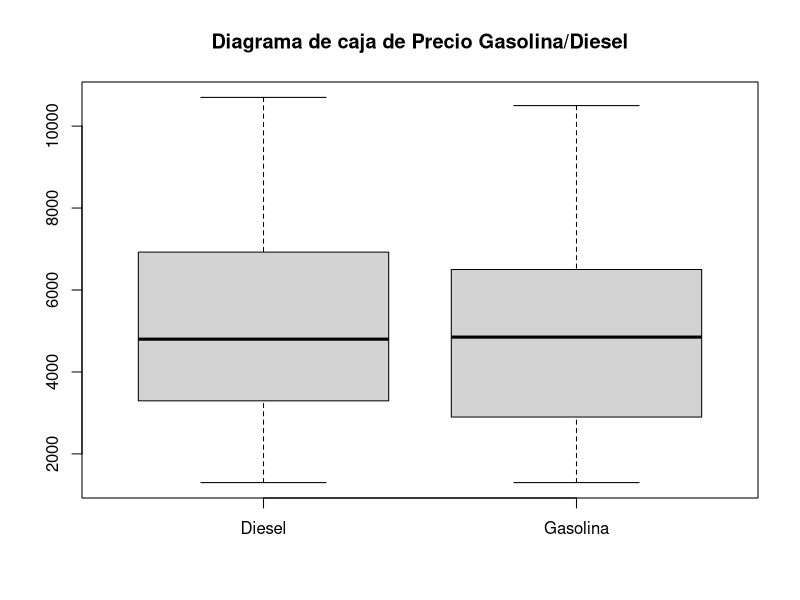
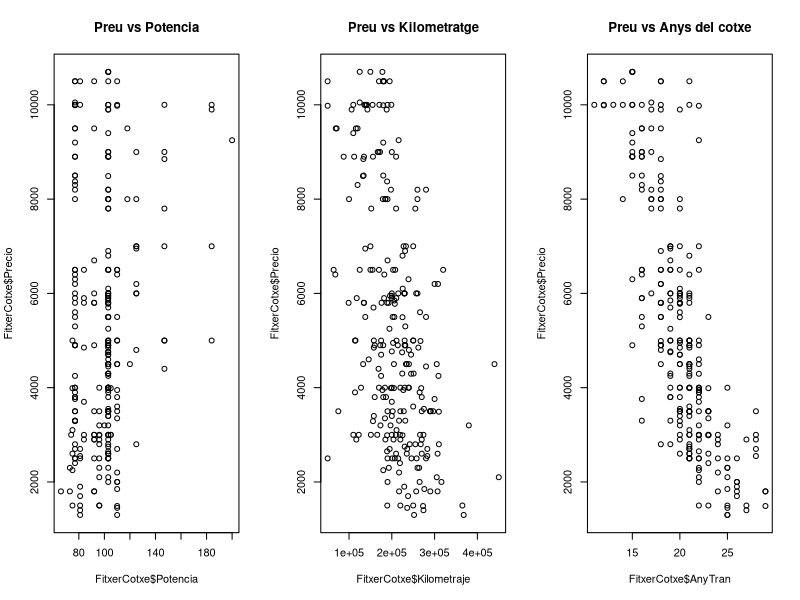

Here is the R script that generated these plots, in order:
## ---- chunk 1
knitr::opts_chunk$set(echo = TRUE)
## ---- chunk 2
#Llibreria per a crear taules resum
library(knitr)
library(kableExtra)
#Lliberia readr per llegir
library(readr)
library(plyr)
library(dplyr)
library(tidyverse)
library(lubridate)
library(nortest)



FitxerCotxe <- read.csv(file="Audis A3.csv", fill = TRUE, encoding="UTF-8", stringsAsFactors = F)
## ---- chunk 3

summary(FitxerCotxe)

str(FitxerCotxe)

cat("Files i columnes","\n")
nrow(FitxerCotxe)
ncol(FitxerCotxe)

## ---- chunk 4
FitxerCotxe <- FitxerCotxe [,c(-1:-2)]

head(FitxerCotxe)
## ---- chunk 5
FitxerCotxe[FitxerCotxe$Cambio == "Manual", "Cambio"] = "M"

FitxerCotxe[(str_which(FitxerCotxe$Cambio, "Autom")), "Cambio"] = "A"
FitxerCotxe[(str_which(FitxerCotxe$Combustible, "Di")), "Combustible"] = "D"

FitxerCotxe[FitxerCotxe$Combustible == "Gasolina", "Combustible"] = "G"

FitxerCotxe$Cambio <- as.factor (FitxerCotxe$Cambio)
FitxerCotxe$Combustible <- as.factor(FitxerCotxe$Combustible)
## ---- chunk 6

#Convertirm la variable Motor i ens quedem sols amb la part numèrcia de KW
FitxerCotxe$Potencia<-str_extract(FitxerCotxe$Potencia,"\\d+")
FitxerCotxe$Potencia <- as.integer(FitxerCotxe$Potencia)


head(FitxerCotxe)

## ---- chunk 7
FitxerCotxe[FitxerCotxe$Version == "n/a", "Version"] = NA
FitxerCotxe$Version <- as.factor (FitxerCotxe$Version)
FitxerCotxe[(str_which(FitxerCotxe$Cambio, "-/-")), "Cambio"] = NA

## ---- chunk 8


#Comprovem valors perduts
ValorsPerduts <- colSums(is.na(FitxerCotxe))
ValorsPerduts


## ---- chunk 9

#Any actual
this_day <- today()
Any_actual<- year(this_day)


#Any del cotxe
AnyCoche<-substr(FitxerCotxe$Año, start = 4, stop = 8)  
AnyCoche<-as.integer(AnyCoche)

#Any
FitxerCotxe$Año <- make_date(year = str_extract(FitxerCotxe$Año, "....$"), month = str_extract(FitxerCotxe$Año, "^.."))

#Anys transcurrits
FitxerCotxe$AnyTran<-Any_actual-AnyCoche

## ---- chunk 10


#kilometres; convertimos a Kms

FitxerCotxe$Kilometraje <- as.integer (FitxerCotxe$Kilometraje*1000)
  
summary(FitxerCotxe)
## ---- chunk 11


#modelo y version

FitxerCotxe$Version <- as.factor (FitxerCotxe$Version)


## ---- chunk 12


#Verifiquem si hi ha  registres duplicats
#Files
nrow(FitxerCotxe)
#Files diferents
count(distinct(FitxerCotxe))

## ---- chunk 13

FitxerCotxe[, "Ciudad"] = str_extract(FitxerCotxe$Ciudad, "^..")

FitxerCotxe$Ciudad <- as.factor(FitxerCotxe$Ciudad)

## ---- chunk 14
#Kilometratge
boxplot.stats(FitxerCotxe$Kilometraje)$out
#Potencia
boxplot.stats(FitxerCotxe$Potencia)$out
## ---- chunk 15
#El valor de potencia 1 el considerem com a un error.
#Eliminarem els registres amb els outliers de potencia 1 . Els considerem erronis:

FitxerCotxe<-FitxerCotxe[FitxerCotxe$Potencia!=1,]

#Verifiquem la mitjana de potencia
mean(FitxerCotxe$Potencia)

## ---- chunk 16

FAP <- subset(FitxerCotxe)

write.csv(FitxerCotxe, "FAP.csv")
## ---- chunk 17

# 4.1. Agrupación por tipo de combustible

FAP_d <- FAP[FAP$Combustible == "D",] 
FAP_g <- FAP[FAP$Combustible == "G",]


## ---- chunk 18


ad.test(FAP$Precio) 
ad.test(FAP$Kilometraje) 
ad.test(FAP$Potencia) 

          
## ---- chunk 19

fligner.test(x = list(FAP_d$Precio,FAP_g$Precio))
## ---- chunk 20
CH_pd <- subset (FAP, Combustible == "D", select = "Precio")
CH_pg <- subset (FAP, Combustible == "G", select = "Precio") 
boxplot(CH_pd$Precio,CH_pg$Precio,main="Diagrama de caja de Precio Gasolina/Diesel",names=c("Diesel","Gasolina"))

## ---- chunk 21
par(mfrow=c(1,3))
plot( FitxerCotxe$Precio ~ FitxerCotxe$Potencia, main="Preu vs Potencia")
plot( FitxerCotxe$Precio ~ FitxerCotxe$Kilometraje, main="Preu vs Kilometratge" )
plot( FitxerCotxe$Precio ~ FitxerCotxe$AnyTran, main="Preu vs Anys del cotxe" )

## ---- chunk 22
cor( FitxerCotxe[,c("Precio","Potencia","Kilometraje","AnyTran")]) 
## ---- chunk 23
Model1<- lm(Precio~AnyTran+Kilometraje+Potencia, data=FitxerCotxe) 
summary(Model1)
## ---- chunk 24
newdata = data.frame(AnyTran = 15, Kilometraje =100000, Potencia=160) 
predict(Model1, newdata)
